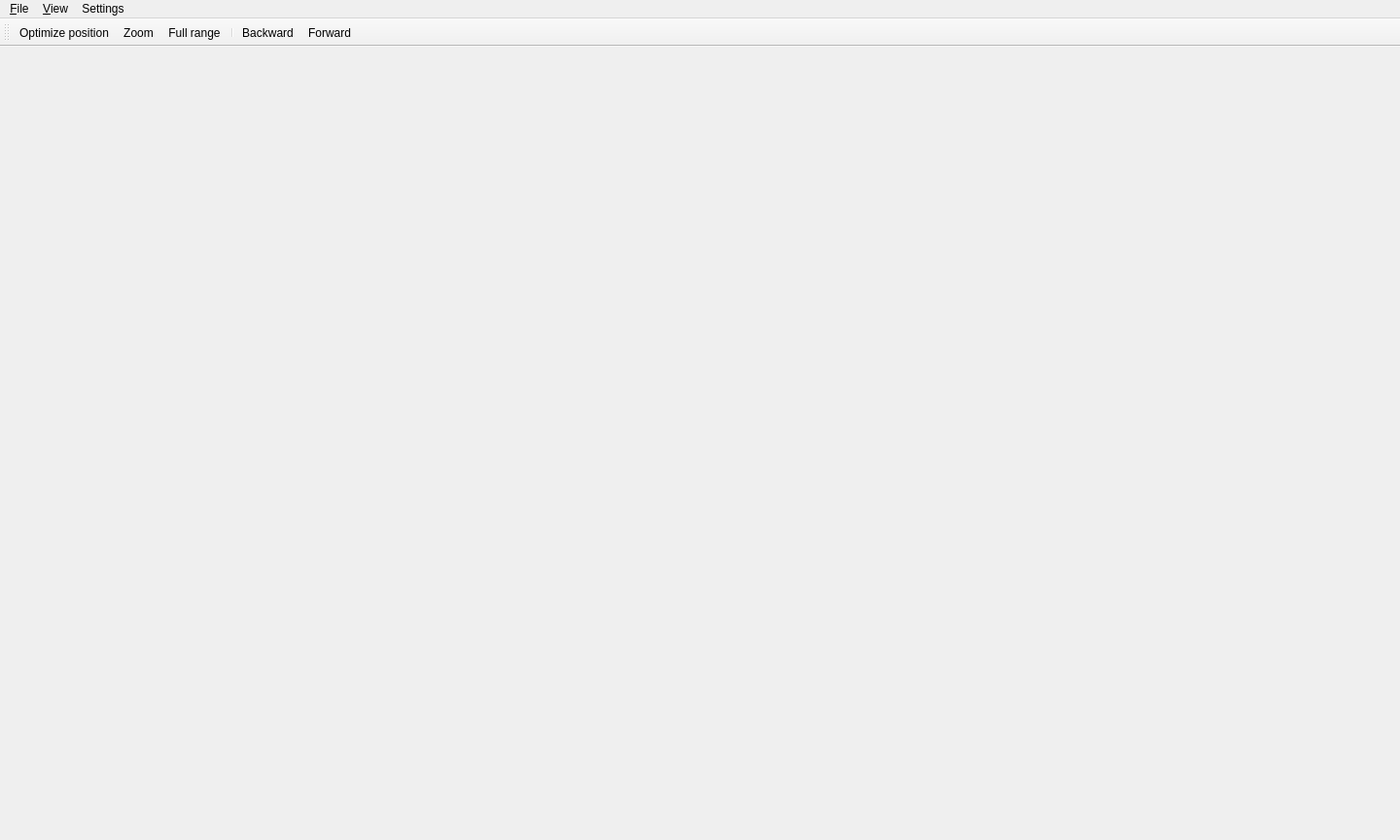
<?xml version="1.0" encoding="UTF-8"?>
<ui version="4.0">
 <class>MainWindow</class>
 <widget class="QMainWindow" name="MainWindow">
  <property name="geometry">
   <rect>
    <x>0</x>
    <y>0</y>
    <width>1440</width>
    <height>864</height>
   </rect>
  </property>
  <property name="sizePolicy">
   <sizepolicy hsizetype="Preferred" vsizetype="Preferred">
    <horstretch>0</horstretch>
    <verstretch>0</verstretch>
   </sizepolicy>
  </property>
  <property name="windowTitle">
   <string>qudi: Confocal</string>
  </property>
  <widget class="QWidget" name="centralwidget">
   <property name="maximumSize">
    <size>
     <width>0</width>
     <height>0</height>
    </size>
   </property>
  </widget>
  <widget class="QMenuBar" name="menubar">
   <property name="geometry">
    <rect>
     <x>0</x>
     <y>0</y>
     <width>1440</width>
     <height>30</height>
    </rect>
   </property>
   <widget class="QMenu" name="menuFile">
    <property name="title">
     <string>&amp;File</string>
    </property>
    <addaction name="separator"/>
    <addaction name="action_close_window"/>
    <addaction name="action_save_all_scans"/>
   </widget>
   <widget class="QMenu" name="menu_Settings">
    <property name="title">
     <string>Settings</string>
    </property>
    <addaction name="action_scanner_settings"/>
    <addaction name="action_optimizer_settings"/>
    <addaction name="action_display_settings"/>
   </widget>
   <widget class="QMenu" name="menuView">
    <property name="title">
     <string>&amp;View</string>
    </property>
    <addaction name="action_view_scanner_control"/>
    <addaction name="action_view_optimizer"/>
    <addaction name="action_view_toolbar"/>
    <addaction name="action_view_line_scan"/>
    <addaction name="separator"/>
    <addaction name="action_restore_default_view"/>
    <addaction name="separator"/>
    <addaction name="action_autorange_2d_scans"/>
   </widget>
   <addaction name="menuFile"/>
   <addaction name="menuView"/>
   <addaction name="menu_Settings"/>
  </widget>
  <widget class="QToolBar" name="util_toolBar">
   <property name="windowTitle">
    <string>Utilities Toolbar</string>
   </property>
   <property name="allowedAreas">
    <set>Qt::LeftToolBarArea|Qt::RightToolBarArea|Qt::TopToolBarArea</set>
   </property>
   <property name="toolButtonStyle">
    <enum>Qt::ToolButtonTextUnderIcon</enum>
   </property>
   <property name="floatable">
    <bool>false</bool>
   </property>
   <attribute name="toolBarArea">
    <enum>TopToolBarArea</enum>
   </attribute>
   <attribute name="toolBarBreak">
    <bool>false</bool>
   </attribute>
   <addaction name="action_optimize_position"/>
   <addaction name="action_utility_zoom"/>
   <addaction name="action_utility_full_range"/>
   <addaction name="separator"/>
   <addaction name="action_history_back"/>
   <addaction name="action_history_forward"/>
  </widget>
  <action name="action_scanner_settings">
   <property name="icon">
    <iconset>
     <normaloff>../../../../../../../../Software/qudivenv/src/qudi/qudi/core/artwork/icons/configure.svg</normaloff>../../../../../../../../Software/qudivenv/src/qudi/qudi/core/artwork/icons/configure.svg</iconset>
   </property>
   <property name="text">
    <string>Scan Settings</string>
   </property>
  </action>
  <action name="action_close_window">
   <property name="icon">
    <iconset>
     <normaloff>../../../../../../../../Software/qudivenv/src/qudi/qudi/core/artwork/icons/application-exit.svg</normaloff>../../../../../../../../Software/qudivenv/src/qudi/qudi/core/artwork/icons/application-exit.svg</iconset>
   </property>
   <property name="text">
    <string>Close window</string>
   </property>
   <property name="toolTip">
    <string>Close scanning window</string>
   </property>
  </action>
  <action name="action_optimizer_settings">
   <property name="icon">
    <iconset>
     <normaloff>../../../../../../../../Software/qudivenv/src/qudi/qudi/core/artwork/icons/configure.svg</normaloff>../../../../../../../../Software/qudivenv/src/qudi/qudi/core/artwork/icons/configure.svg</iconset>
   </property>
   <property name="text">
    <string>Optimizer Settings</string>
   </property>
  </action>
  <action name="action_utility_zoom">
   <property name="checkable">
    <bool>true</bool>
   </property>
   <property name="icon">
    <iconset>
     <normaloff>../../../../../../../../Software/qudivenv/src/qudi/qudi/core/artwork/icons/zoom-select.svgz</normaloff>
     <normalon>../../../../../../../../Software/qudivenv/src/qudi/qudi/core/artwork/icons/search_active.svg</normalon>../../../../../../../../Software/qudivenv/src/qudi/qudi/core/artwork/icons/zoom-select.svgz</iconset>
   </property>
   <property name="text">
    <string>Zoom</string>
   </property>
   <property name="toolTip">
    <string>Toggle zooming by rubberband selection. Will set scan ranges accordingly.
Shortcut:Z</string>
   </property>
   <property name="shortcut">
    <string>Z</string>
   </property>
  </action>
  <action name="action_view_scanner_control">
   <property name="checkable">
    <bool>true</bool>
   </property>
   <property name="checked">
    <bool>true</bool>
   </property>
   <property name="text">
    <string>Scanner control</string>
   </property>
   <property name="toolTip">
    <string>Toggle scanner control view</string>
   </property>
  </action>
  <action name="action_view_optimizer">
   <property name="checkable">
    <bool>true</bool>
   </property>
   <property name="checked">
    <bool>true</bool>
   </property>
   <property name="text">
    <string>Optimizer</string>
   </property>
   <property name="toolTip">
    <string>Toggle optimizer view
Shortcut:Alt+O</string>
   </property>
   <property name="shortcut">
    <string>Alt+O</string>
   </property>
  </action>
  <action name="action_optimize_position">
   <property name="checkable">
    <bool>true</bool>
   </property>
   <property name="enabled">
    <bool>true</bool>
   </property>
   <property name="icon">
    <iconset>
     <normaloff>../../core/artwork/icons/optimize-position.svg</normaloff>
     <normalon>../../core/artwork/icons/scan-stop.svg</normalon>../../core/artwork/icons/optimize-position.svg</iconset>
   </property>
   <property name="text">
    <string>Optimize position</string>
   </property>
   <property name="toolTip">
    <string>Optimize scanner position according to the configured procedure
Shortcut:Ctrl+Alt+X</string>
   </property>
   <property name="statusTip">
    <string/>
   </property>
   <property name="shortcut">
    <string>Ctrl+Alt+X</string>
   </property>
  </action>
  <action name="action_restore_default_view">
   <property name="text">
    <string>Restore default</string>
   </property>
   <property name="toolTip">
    <string>Restore default arrangement of dock widgets </string>
   </property>
  </action>
  <action name="action_history_forward">
   <property name="enabled">
    <bool>true</bool>
   </property>
   <property name="icon">
    <iconset>
     <normaloff>../../../../../../../../Software/qudivenv/src/qudi/qudi/core/artwork/icons/go-next.svgz</normaloff>../../../../../../../../Software/qudivenv/src/qudi/qudi/core/artwork/icons/go-next.svgz</iconset>
   </property>
   <property name="text">
    <string>Forward</string>
   </property>
   <property name="toolTip">
    <string>Go forward in scan history
Shortcut:Ctrl+R</string>
   </property>
   <property name="shortcut">
    <string>Ctrl+R</string>
   </property>
  </action>
  <action name="action_history_back">
   <property name="enabled">
    <bool>true</bool>
   </property>
   <property name="icon">
    <iconset>
     <normaloff>../../../../../../../../Software/qudivenv/src/qudi/qudi/core/artwork/icons/go-previous.svgz</normaloff>../../../../../../../../Software/qudivenv/src/qudi/qudi/core/artwork/icons/go-previous.svgz</iconset>
   </property>
   <property name="text">
    <string>Backward</string>
   </property>
   <property name="toolTip">
    <string>Go backwards in scan history
Shortcut:Ctrl+Z</string>
   </property>
   <property name="shortcut">
    <string>Ctrl+Z</string>
   </property>
  </action>
  <action name="action_view_line_scan">
   <property name="checkable">
    <bool>true</bool>
   </property>
   <property name="checked">
    <bool>true</bool>
   </property>
   <property name="text">
    <string>Line scan</string>
   </property>
   <property name="toolTip">
    <string>Toggle line scan view</string>
   </property>
  </action>
  <action name="action_utility_full_range">
   <property name="icon">
    <iconset>
     <normaloff>../../../../../../../../Software/qudivenv/src/qudi/qudi/core/artwork/icons/zoom-fit-best.svg</normaloff>../../../../../../../../Software/qudivenv/src/qudi/qudi/core/artwork/icons/zoom-fit-best.svg</iconset>
   </property>
   <property name="text">
    <string>Full range</string>
   </property>
   <property name="toolTip">
    <string>Set all scans to full scan range
Shortcut:Ctrl+Alt+&lt;</string>
   </property>
   <property name="shortcut">
    <string>Ctrl+Alt+&lt;</string>
   </property>
  </action>
  <action name="action_autorange_2d_scans">
   <property name="checkable">
    <bool>false</bool>
   </property>
   <property name="text">
    <string>Auto range 2D scans</string>
   </property>
   <property name="toolTip">
    <string>Automatically adjust axes ranges for 2D scan images
Shortcut: Shift+R</string>
   </property>
   <property name="shortcut">
    <string>Shift+R</string>
   </property>
  </action>
  <action name="action_display_settings">
   <property name="icon">
    <iconset>
     <normaloff>../../../../../../../../Software/qudivenv/src/qudi/qudi/core/artwork/icons/configure.svg</normaloff>../../../../../../../../Software/qudivenv/src/qudi/qudi/core/artwork/icons/configure.svg</iconset>
   </property>
   <property name="text">
    <string>Display Settings</string>
   </property>
  </action>
  <action name="action_view_toolbar">
   <property name="checkable">
    <bool>true</bool>
   </property>
   <property name="checked">
    <bool>true</bool>
   </property>
   <property name="text">
    <string>Toolbar</string>
   </property>
   <property name="toolTip">
    <string>Toggle utility toolbar view
Shortcut:Alt+T</string>
   </property>
   <property name="shortcut">
    <string>Alt+T</string>
   </property>
  </action>
  <action name="action_save_all_scans">
   <property name="icon">
    <iconset>
     <normaloff>../../../../../qudi-core/src/qudi/artwork/icons/document-save.svg</normaloff>../../../../../qudi-core/src/qudi/artwork/icons/document-save.svg</iconset>
   </property>
   <property name="text">
    <string>Save all</string>
   </property>
  </action>
 </widget>
 <resources/>
 <connections>
  <connection>
   <sender>action_close_window</sender>
   <signal>triggered()</signal>
   <receiver>MainWindow</receiver>
   <slot>close()</slot>
   <hints>
    <hint type="sourcelabel">
     <x>-1</x>
     <y>-1</y>
    </hint>
    <hint type="destinationlabel">
     <x>627</x>
     <y>188</y>
    </hint>
   </hints>
  </connection>
 </connections>
</ui>
